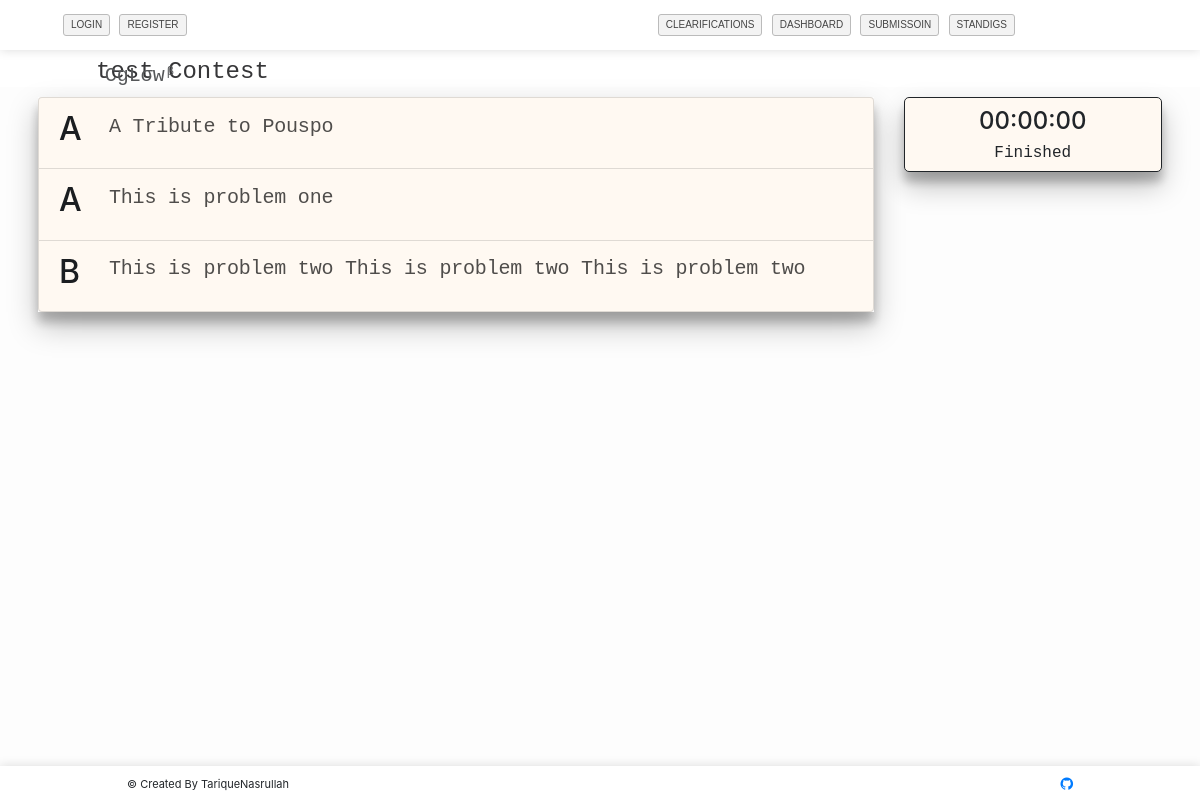
Before: /contest/8/dashboard with the older database file.
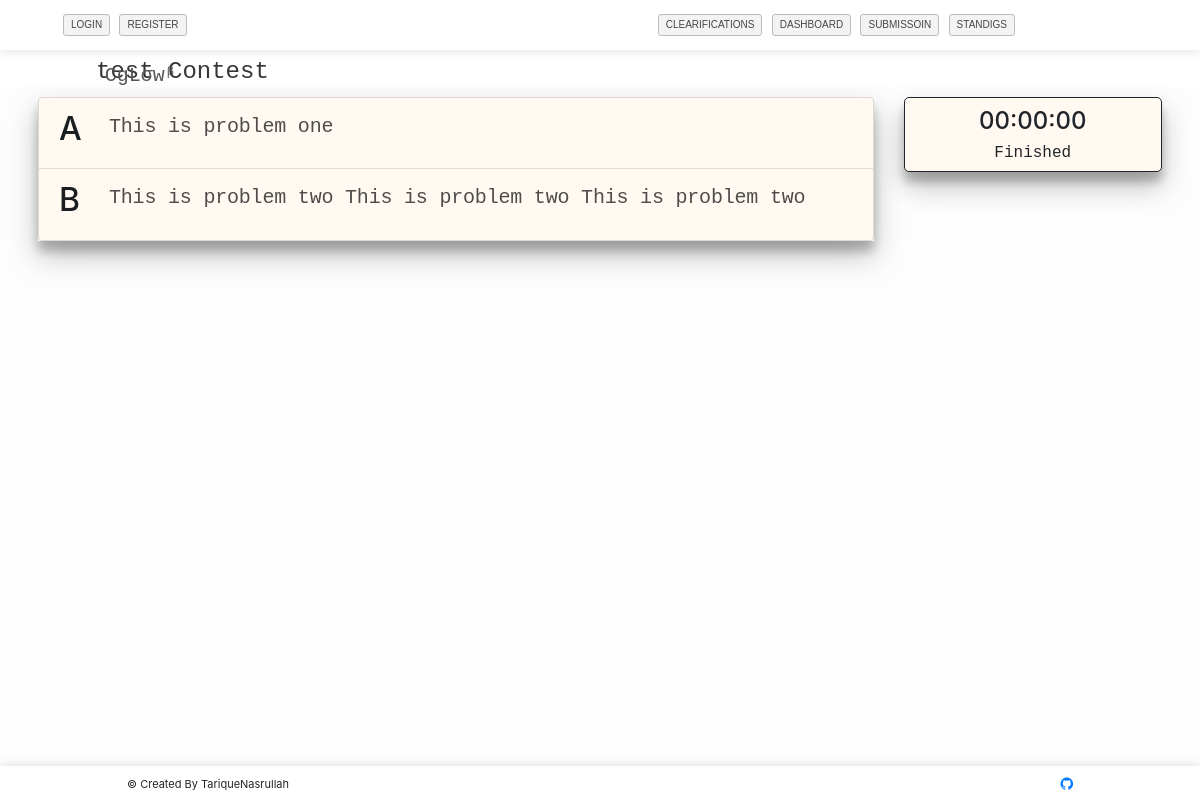
After: the same page with the newer database file.
### contest/models.py (models this page shows, shortened)
class contest_problemset(models.Model):
	problem_title = models.CharField(max_length=5)
	problem_name = models.CharField(max_length=300)
	problem_file = models.FileField(upload_to='contestData/problemset/', blank=True)
	problem_time_limit = models.FloatField(default=2.0)
	problem_input = models.FileField(upload_to='contestData/problemset_input/', blank=True)
	problem_out = models.FileField(upload_to='contestData/problemset_output/', blank=True)
	total_submit = models.IntegerField(default=0)
	total_solve = models.IntegerField(default=0)
	contest_id = models.ForeignKey(contest, on_delete=models.CASCADE)
	special_judge = models.BooleanField(default=False)

### contest/views.py (the view)
# urls.py: url(r'^(?P<pk>\d+)/dashboard$', views.contest_dashboard, name='contest_dashboard'),
def contest_dashboard(request, pk=None):
	contest_info = contest_table.objects.get(pk=pk)
	start_time = contest_info.start_time
	current_time = datetime.datetime.now(timezone.utc)
	sub = start_time.timestamp() - current_time.timestamp()
	if sub > 0.0:
		return render(request, 'home/404.html')
	context = {}
	if request.user.is_authenticated:
		context['username'] = request.user.username
	context['contest_info'] = contest_info
	problemset = contest_problemset.objects.filter(contest_id__id=pk).order_by('problem_title')
	context['problemset'] = problemset
	context['contest_id'] = pk
	return render(request, 'contest/contest_dashboard.html', context)

### contest/models.py (called while the page is built)
	def __str__(self):
		return self.name

### contest/templates/contest/contest_dashboard.html (shortened to what this page needs)
{% extends "home/contest_header.html" %}
{% block content %}
  <div>
    <h4 class="white-background-header" style="font-family: Courier New,Courier,Lucida Sans Typewriter,Lucida Typewriter,monospace;">{{contest_info}}</h4>
  </div>
  <div style="height: 2px;"></div>
  <div class="container">
    <div class="row">
      <div class="col-md-9">
        <div class="list-group" style="box-shadow: 0 14px 28px rgba(0,0,0,0.25), 0 10px 10px rgba(0,0,0,0.22);">
          {% for problemset in problemset %}
            <a href="{% url 'contest_show_problem' pk=contest_id problem_id=problemset.id %}" class="list-group-item list-group-item-action list-group-item-contestlist">
              <div class="contest-problem-number">
                <h2>{{problemset.problem_title}}</h2>
              </div>
              <div style="width: 90%; float: left;">
                <h4 class="contest-problem-title">{{problemset.problem_name}}</h4>
              </div>
            </a>
          {% endfor %}
        </div>
      </div>
      <div class="col-md-3 col-sm-3">
        <div class="col-md-12" style="background-color: #fff9f2; border-radius: 5px; border-style: solid; border-width: 1px; text-align: center; padding-top: .6rem; box-shadow: 0 14px 28px rgba(0,0,0,0.25), 0 10px 10px rgba(0,0,0,0.22);">
          <h4 id="clock">00:00:00</h4>
          <h6 id="contest_status" style="font-family: Courier New,Courier,Lucida Sans Typewriter,Lucida Typewriter,monospace; text-align: center;"></h6>
        </div>
        <div style="height: 3px;"></div>
      </div>
    </div>
  </div>
{% endblock %}

Changed rows visible on the page:
no longer on this page (row edited): contest_problemset: problem_title "A", problem_name "A Tribute to Pouspo"
